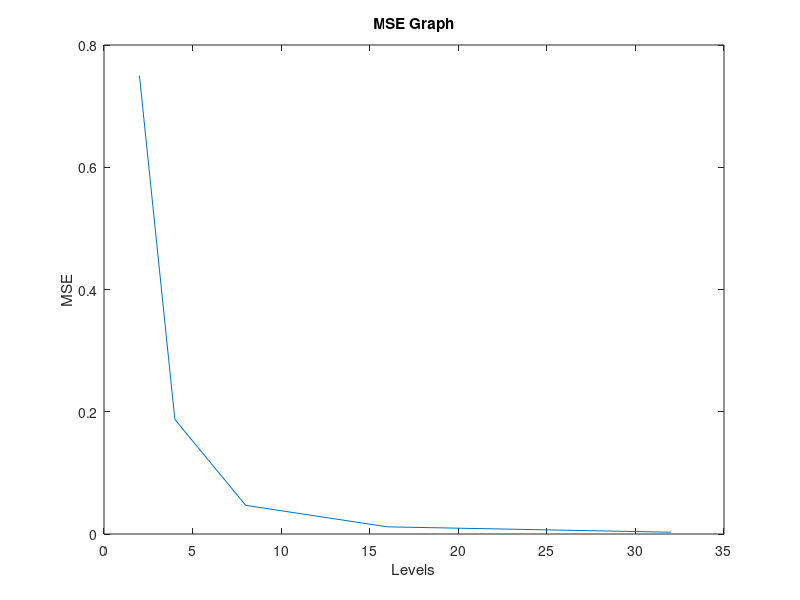

MATLAB code to generate this figure:
function [] = quantise_2020225()
%% MSE quantisation
n = (1:5);      
L = 2.^n;       % No. of Levels by element wise power so no need of loop

mse = (3*1)./(L.*L);  % Here i have just used the Formulae that we learnt

figure(7);
plot(L,mse)
xlabel('Levels');
ylabel('MSE');
title("MSE Graph");
end

